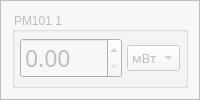
                <widget class="QFrame" name="frame_14">
                 <property name="styleSheet">
                  <string notr="true">background-color: rgb(247, 247, 247);</string>
                 </property>
                 <property name="frameShape">
                  <enum>QFrame::StyledPanel</enum>
                 </property>
                 <property name="frameShadow">
                  <enum>QFrame::Plain</enum>
                 </property>
                 <layout class="QGridLayout" name="gridLayout_23">
                  <item row="0" column="0">
                   <widget class="QGroupBox" name="groupBox_12">
                    <property name="enabled">
                     <bool>false</bool>
                    </property>
                    <property name="autoFillBackground">
                     <bool>false</bool>
                    </property>
                    <property name="title">
                     <string>PM101 1</string>
                    </property>
                    <property name="flat">
                     <bool>true</bool>
                    </property>
                    <layout class="QGridLayout" name="gridLayout_34" columnstretch="5,2">
                     <property name="leftMargin">
                      <number>5</number>
                     </property>
                     <property name="topMargin">
                      <number>5</number>
                     </property>
                     <property name="rightMargin">
                      <number>5</number>
                     </property>
                     <property name="bottomMargin">
                      <number>5</number>
                     </property>
                     <property name="spacing">
                      <number>5</number>
                     </property>
                     <item row="0" column="0">
                      <widget class="QDoubleSpinBox" name="pm101_1_pm_spin">
                       <property name="font">
                        <font>
                         <family>Lucida Sans</family>
                         <pointsize>17</pointsize>
                        </font>
                       </property>
                      </widget>
                     </item>
                     <item row="0" column="1">
                      <widget class="QComboBox" name="pm101_1_unit_combo">
                       <property name="font">
                        <font>
                         <family>Lucida Sans</family>
                         <pointsize>10</pointsize>
                        </font>
                       </property>
                       <item>
                        <property name="text">
                         <string>мВт</string>
                        </property>
                       </item>
                      </widget>
                     </item>
                    </layout>
                   </widget>
                  </item>
                 </layout>
                </widget>
